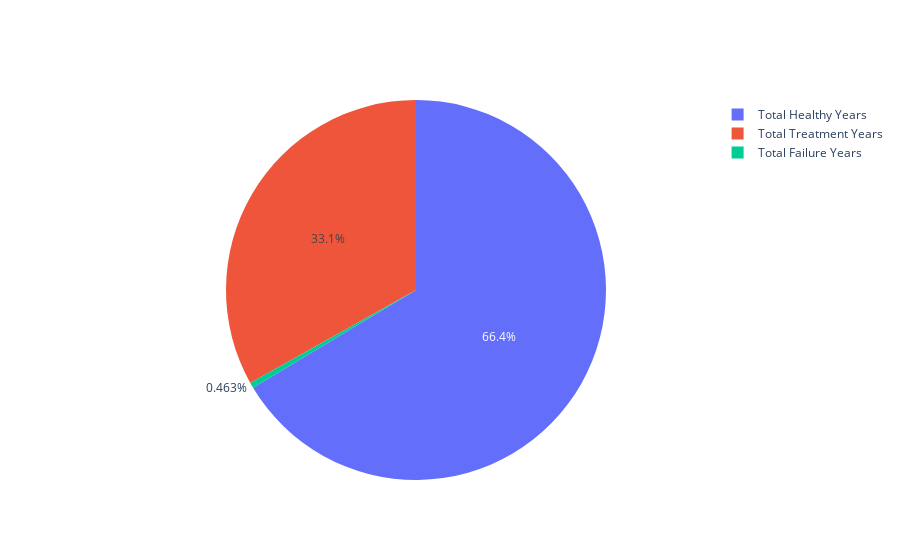

This figure's notebook cell:
### Code cell
# plot years in pie chart
fig = go.Figure(data=[go.Pie(labels=['Total Failure Years', 'Total Treatment Years', 'Total Healthy Years'],
                             values=[total_failure_years, total_treatment_years, healthy_years])])
fig.show()

### Figure 1 — Plotly figure (JSON) as saved in the notebook; plotly's stock layout.template omitted (floating-point values rounded to 4 significant figures)
{"data": [{"labels": ["Total Failure Years", "Total Treatment Years", "Total Healthy Years"], "type": "pie", "values": [1614000.0, 115400000.0, 231200000.0]}], "layout": {}}
